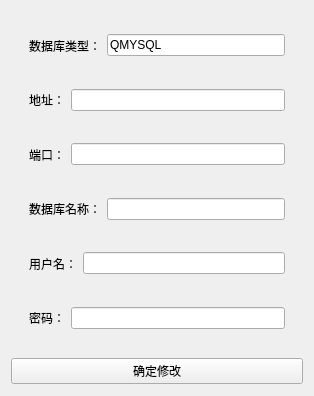
<?xml version="1.0" encoding="UTF-8"?>
<ui version="4.0">
 <class>Form_sql_config</class>
 <widget class="QWidget" name="Form_sql_config">
  <property name="geometry">
   <rect>
    <x>0</x>
    <y>0</y>
    <width>314</width>
    <height>396</height>
   </rect>
  </property>
  <property name="sizePolicy">
   <sizepolicy hsizetype="Fixed" vsizetype="Fixed">
    <horstretch>0</horstretch>
    <verstretch>0</verstretch>
   </sizepolicy>
  </property>
  <property name="minimumSize">
   <size>
    <width>314</width>
    <height>396</height>
   </size>
  </property>
  <property name="maximumSize">
   <size>
    <width>314</width>
    <height>396</height>
   </size>
  </property>
  <property name="windowTitle">
   <string>数据库配置</string>
  </property>
  <layout class="QVBoxLayout" name="verticalLayout">
   <item>
    <widget class="QWidget" name="widget_2" native="true">
     <property name="sizePolicy">
      <sizepolicy hsizetype="Fixed" vsizetype="Fixed">
       <horstretch>0</horstretch>
       <verstretch>0</verstretch>
      </sizepolicy>
     </property>
     <property name="minimumSize">
      <size>
       <width>292</width>
       <height>339</height>
      </size>
     </property>
     <property name="maximumSize">
      <size>
       <width>292</width>
       <height>339</height>
      </size>
     </property>
     <layout class="QVBoxLayout" name="verticalLayout_2">
      <item>
       <widget class="QWidget" name="widget_7" native="true">
        <layout class="QHBoxLayout" name="horizontalLayout_5">
         <item>
          <widget class="QLabel" name="label_2">
           <property name="maximumSize">
            <size>
             <width>500</width>
             <height>16777215</height>
            </size>
           </property>
           <property name="text">
            <string>数据库类型：</string>
           </property>
          </widget>
         </item>
         <item>
          <widget class="QLineEdit" name="lineEdit_1">
           <property name="text">
            <string>QMYSQL</string>
           </property>
           <property name="echoMode">
            <enum>QLineEdit::Normal</enum>
           </property>
           <property name="readOnly">
            <bool>true</bool>
           </property>
          </widget>
         </item>
        </layout>
       </widget>
      </item>
      <item>
       <widget class="QWidget" name="widget" native="true">
        <layout class="QHBoxLayout" name="horizontalLayout_6">
         <item>
          <widget class="QLabel" name="label">
           <property name="maximumSize">
            <size>
             <width>200</width>
             <height>16777215</height>
            </size>
           </property>
           <property name="text">
            <string>地址：</string>
           </property>
          </widget>
         </item>
         <item>
          <widget class="QLineEdit" name="lineEdit_2">
           <property name="text">
            <string/>
           </property>
           <property name="echoMode">
            <enum>QLineEdit::Normal</enum>
           </property>
          </widget>
         </item>
        </layout>
       </widget>
      </item>
      <item>
       <widget class="QWidget" name="widget_5" native="true">
        <layout class="QHBoxLayout" name="horizontalLayout_3">
         <item>
          <widget class="QLabel" name="label_4">
           <property name="text">
            <string>端口：</string>
           </property>
          </widget>
         </item>
         <item>
          <widget class="QLineEdit" name="lineEdit_3">
           <property name="text">
            <string/>
           </property>
          </widget>
         </item>
        </layout>
       </widget>
      </item>
      <item>
       <widget class="QWidget" name="widget_6" native="true">
        <layout class="QHBoxLayout" name="horizontalLayout_4">
         <item>
          <widget class="QLabel" name="label_3">
           <property name="text">
            <string>数据库名称：</string>
           </property>
          </widget>
         </item>
         <item>
          <widget class="QLineEdit" name="lineEdit_4">
           <property name="text">
            <string/>
           </property>
          </widget>
         </item>
        </layout>
       </widget>
      </item>
      <item>
       <widget class="QWidget" name="widget_4" native="true">
        <layout class="QHBoxLayout" name="horizontalLayout_2">
         <item>
          <widget class="QLabel" name="label_5">
           <property name="text">
            <string>用户名：</string>
           </property>
          </widget>
         </item>
         <item>
          <widget class="QLineEdit" name="lineEdit_5">
           <property name="text">
            <string/>
           </property>
          </widget>
         </item>
        </layout>
       </widget>
      </item>
      <item>
       <widget class="QWidget" name="widget_3" native="true">
        <layout class="QHBoxLayout" name="horizontalLayout">
         <item>
          <widget class="QLabel" name="label_6">
           <property name="text">
            <string>密码：</string>
           </property>
          </widget>
         </item>
         <item>
          <widget class="QLineEdit" name="lineEdit_6">
           <property name="text">
            <string/>
           </property>
           <property name="echoMode">
            <enum>QLineEdit::Password</enum>
           </property>
          </widget>
         </item>
        </layout>
       </widget>
      </item>
     </layout>
    </widget>
   </item>
   <item>
    <widget class="QPushButton" name="pushButton">
     <property name="text">
      <string>确定修改</string>
     </property>
    </widget>
   </item>
  </layout>
 </widget>
 <resources/>
 <connections/>
</ui>
